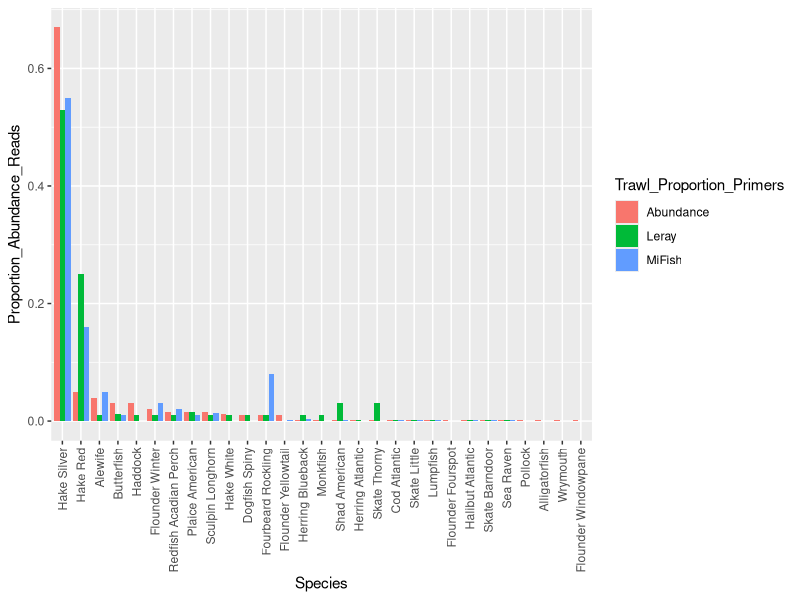
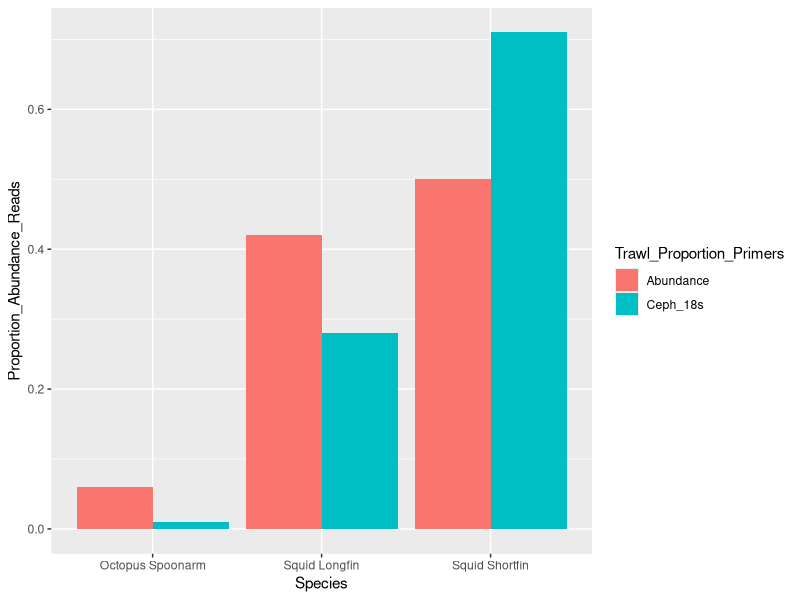
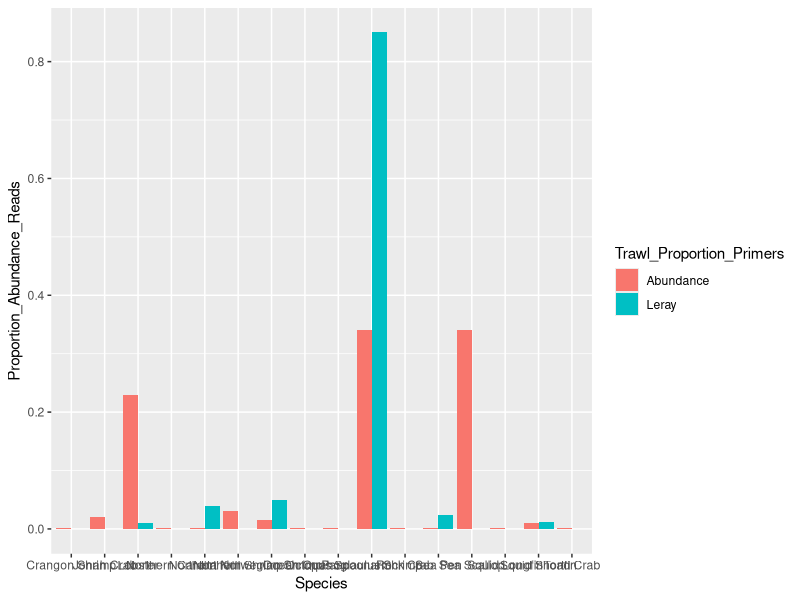

Write the R code that produced these figures, in order.
rm(list = ls())

library(ggplot2)
library(tidyr)

# with all the read Upload csv dta file for fish species abundance/read count proportions
fish_data<- read.csv("Fish_abundance_read_counts.csv")
fish_data$Species <- as.factor(fish_data$Species)
fish_data$Species <- factor(fish_data$Species, levels=fish_data$Species[order(-fish_data$Abundance)], ordered=TRUE)


#Add Primer/Trawl column to graph
fish_data<- pivot_longer(fish_data, cols = c("Abundance", "MiFish", "Leray"), 
                         names_to = "Trawl_Proportion_Primers", 
                         values_to = "Proportion_Abundance_Reads")
#Create Bar chart of abundance/read count proportions
fish_barchart<- ggplot()
fish_barchart<-fish_barchart + 
  geom_col(data = fish_data, aes(x = Species,
                                y = Proportion_Abundance_Reads, 
                                fill = Trawl_Proportion_Primers), 
                                position= "dodge") +
  theme(axis.text.x = element_text(angle = 90, vjust = 0.5, hjust=1))

fish_barchart

#Upload cephalopod csv data file for cephalopod species abundance/read count proportions
ceph_data<- read.csv("Ceph_abundance_read_counts.csv")

#Add Primer/Trawl column to graph
ceph_data<- pivot_longer(ceph_data, cols = c("Abundance", "Ceph_18s"), 
                         names_to = "Trawl_Proportion_Primers", 
                         values_to = "Proportion_Abundance_Reads")
#Create Bar chart of abundance/read count proportions
ceph_barchart<- ggplot()
ceph_barchart<-ceph_barchart + geom_col(data = ceph_data, aes(x = Species,
                                                              y = Proportion_Abundance_Reads, 
                                                              fill = Trawl_Proportion_Primers), 
                                        position= "dodge")
ceph_barchart

#Upload invertebrate csv data file for invertebrate species abundance/read count proportions & to test the invertebrate primer's detection abilities
invert_data<- read.csv("Invertebrate_abundance_read_counts.csv")

#Add Primer/Trawl column to graph
invert_data<- pivot_longer(invert_data, cols = c("Abundance", "Leray"), 
                         names_to = "Trawl_Proportion_Primers", 
                         values_to = "Proportion_Abundance_Reads")
#Create Bar chart of abundance/read count proportions
invert_barchart<- ggplot()
invert_barchart<-invert_barchart + geom_col(data = invert_data, aes(x = Species,
                                                              y = Proportion_Abundance_Reads, 
                                                              fill = Trawl_Proportion_Primers), 
                                        position= "dodge")
invert_barchart
